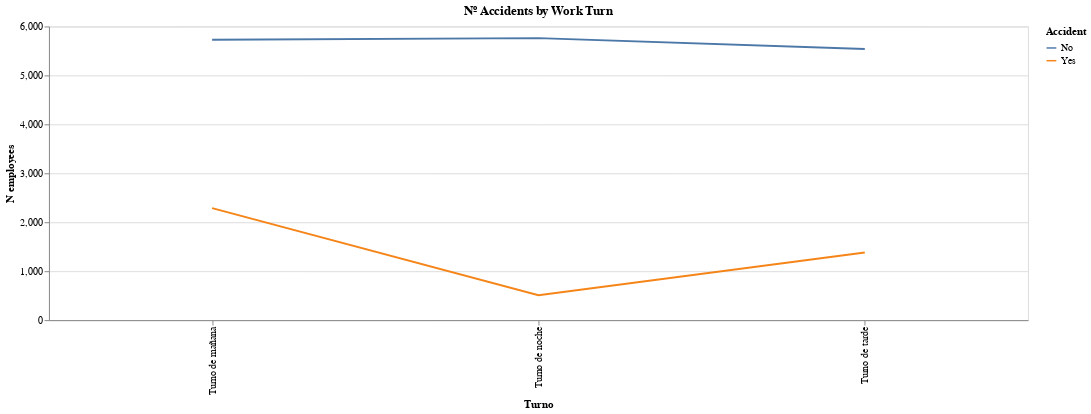

Notebook code for this chart:
### Code cell
alt.Chart(n_accidents,title="Nº Accidents by Work Turn").mark_line().encode( 
    y = 'N employees',
    x ='Turno',
    color='Accident').interactive() .properties(
    width=1000,
    height=300
)

### Figure 1 — Vega-Lite specification as saved in the notebook (floating-point values rounded to 4 significant figures)
{"config": {"view": {"continuousWidth": 400, "continuousHeight": 300}}, "data": {"name": "data-ffe7d80e5e254dda94d38dba0e443bf4"}, "mark": "line", "encoding": {"color": {"type": "nominal", "field": "Accident"}, "x": {"type": "nominal", "field": "Turno"}, "y": {"type": "quantitative", "field": "N employees"}}, "height": 300, "selection": {"selector003": {"type": "interval", "bind": "scales", "encodings": ["x", "y"]}}, "title": "Nº Accidents by Work Turn", "width": 1000, "$schema": "https://vega.github.io/schema/vega-lite/v4.8.1.json", "datasets": {"data-ffe7d80e5e254dda94d38dba0e443bf4": [{"Turno": "Turno de mañana", "Accident": "No", "N employees": 5728}, {"Turno": "Turno de mañana", "Accident": "Yes", "N employees": 2289}, {"Turno": "Turno de noche", "Accident": "No", "N employees": 5761}, {"Turno": "Turno de noche", "Accident": "Yes", "N employees": 508}, {"Turno": "Turno de tarde", "Accident": "No", "N employees": 5541}, {"Turno": "Turno de tarde", "Accident": "Yes", "N employees": 1383}]}}
